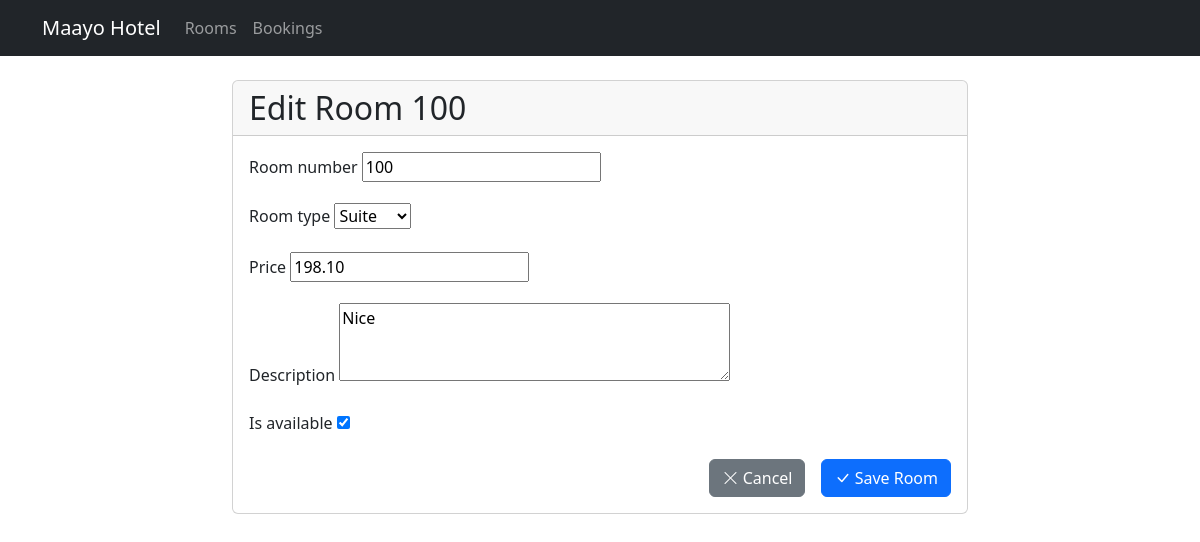
Page /bookings/room/4/update/ on the committed database.
### bookings/models.py (models this page shows, shortened)
class Room(models.Model):
    ROOM_TYPES = [
        ('SINGLE', 'Single'),
        ('DOUBLE', 'Double'),
        ('SUITE', 'Suite'),
    ]
    room_number = models.IntegerField(unique=True)
    room_type = models.CharField(max_length=10, choices=ROOM_TYPES)
    price = models.DecimalField(max_digits=10, decimal_places=2)
    description = models.TextField(blank=True, null=True)
    is_available = models.BooleanField(default=True)
    class Meta:
        ordering = ['room_number']

### bookings/views.py (the view, shortened to what this page needs)
# urls.py: path('room/<int:pk>/update/', views.RoomUpdateView.as_view(), name='room_update'),
class RoomUpdateView(UpdateView):
    model = Room
    form_class = RoomForm
    template_name = 'bookings/room_form.html'
    success_url = reverse_lazy('bookings:room_list')

### bookings/forms.py
class RoomForm(forms.ModelForm):
    class Meta:
        model = Room
        fields = ['room_number', 'room_type', 'price', 'description', 'is_available']
        widgets = {
            'description': forms.Textarea(attrs={'rows': 3}),
        }

### bookings/templates/bookings/room_form.html (shortened to what this page needs)
{% extends 'bookings/base.html' %}
{% block content %}
<div class="row justify-content-center">
    <div class="col-md-8">
        <div class="card">
            <div class="card-header">
                <h2 class="card-title mb-0">
                    {% if form.instance.pk %}
                        Edit Room {{ form.instance.room_number }}
                    {% else %}
                        Add New Room
                    {% endif %}
                </h2>
            </div>
            <div class="card-body">
                <form method="post" novalidate>
                    {% for field in form %}
                    <div class="mb-3">
                        <label for="{{ field.id_for_label }}" class="form-label">
                            {{ field.label }}
                        </label>
                        {{ field }}
                    </div>
                    {% endfor %}
                    <div class="d-grid gap-2 d-md-flex justify-content-md-end">
                        <a href="{% url 'bookings:room_list' %}" class="btn btn-secondary me-md-2">
                            <i class="bi bi-x-lg"></i> Cancel
                        </a>
                        <button type="submit" class="btn btn-primary">
                            <i class="bi bi-check-lg"></i> Save Room
                        </button>
                    </div>
                </form>
            </div>
        </div>
    </div>
</div>
{% endblock %}

### rows in the picture
Room: instance.room_number "100", form "100" "Suite" "198.10" "Nice" "☑"

### other values in the picture
{{ field.label }} "Room number" "Room type" "Price" "Description" "Is available"
